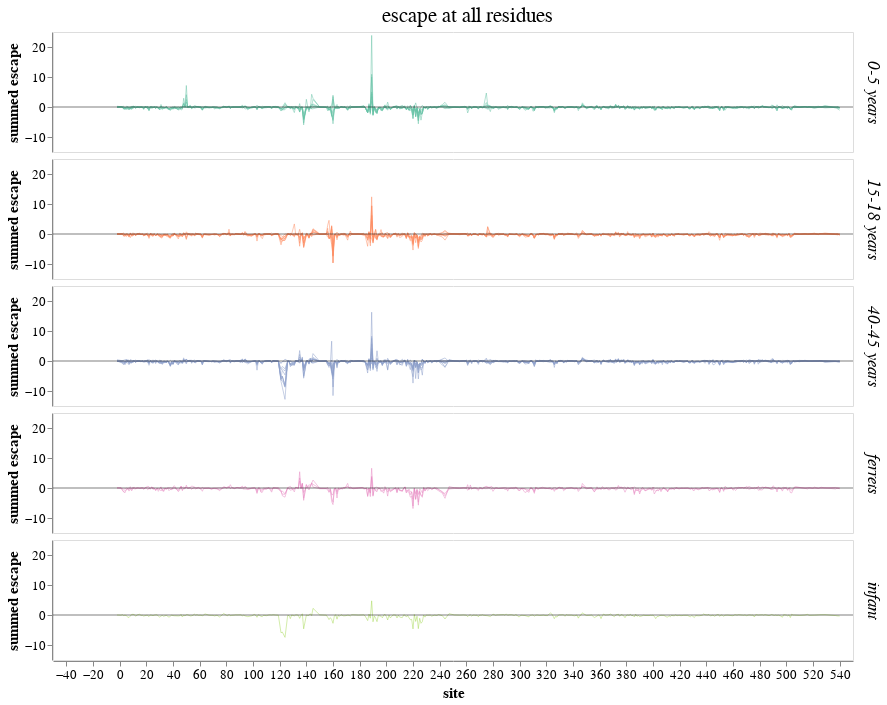

The cell this chart's notebook holds for it:
### Code cell
faceted_lineplot_full

### Figure 1 — Vega-Lite specification as saved in the notebook (floating-point values rounded to 4 significant figures; data arrays with more than 128 entries replaced by an {"elided": "..."} marker saying what was removed)
{"config": {"view": {"continuousWidth": 300, "continuousHeight": 300}, "axis": {"grid": false, "labelFontSize": 13, "titleFontSize": 15}}, "data": {"name": "data-21483079c772934f48f43bc35183e2c4"}, "facet": {"field": "age_group", "header": {"labelFontSize": 17, "labelFontStyle": "italic", "labelOrient": "right", "titleFontSize": 21, "titleFontWeight": "normal", "titlePadding": 5}, "title": "escape at all residues", "type": "nominal"}, "spec": {"layer": [{"mark": {"type": "line", "opacity": 0.7, "size": 0.7}, "encoding": {"color": {"field": "age_group", "legend": null, "scale": {"scheme": "set2"}, "type": "nominal"}, "detail": {"field": "serum", "type": "nominal"}, "tooltip": [{"field": "serum", "type": "nominal"}, {"field": "site", "type": "quantitative"}, {"field": "escape_mean", "type": "quantitative"}], "x": {"field": "site", "title": "site", "type": "quantitative"}, "y": {"field": "escape_mean", "title": "summed escape", "type": "quantitative"}}}, {"data": {"name": "data-06fd9f850666401b4599de5588b60692"}, "mark": {"type": "rule", "opacity": 0.5}, "encoding": {"y": {"field": "y", "type": "quantitative"}}}], "height": 120, "width": 800}, "columns": 1, "spacing": 5, "$schema": "https://vega.github.io/schema/vega-lite/v5.8.0.json", "datasets": {"data-21483079c772934f48f43bc35183e2c4": {"elided": "12130 records"}, "data-06fd9f850666401b4599de5588b60692": [{"y": 0}]}}
